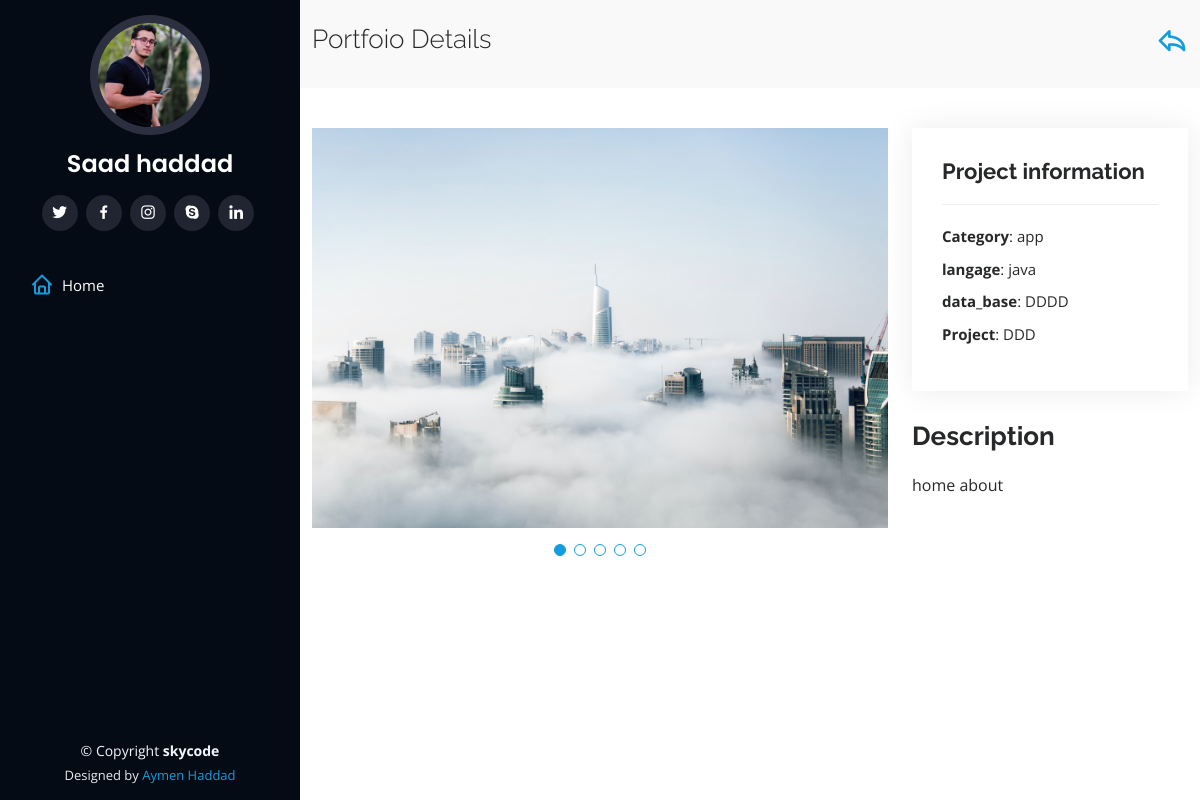
/portfolio-details.php?id=30, run on the app's committed database.
### tables this page shows
CREATE TABLE `portfolio` (
  `id` int(11) NOT NULL,
  `category` varchar(255) NOT NULL,
  `project` varchar(255) NOT NULL,
  `langage` varchar(255) NOT NULL,
  `data_base` varchar(255) NOT NULL,
  `descr` varchar(255) NOT NULL,
  `img_details` varchar(1000) NOT NULL,
  `img_details1` varchar(1000) NOT NULL,
  `img_details2` varchar(1000) NOT NULL,
  `img_details3` varchar(1000) NOT NULL,
  `img_details4` varchar(1000) NOT NULL
);

### portfolio-details.php (the view, shortened to what this page needs)
<!DOCTYPE html>
<html lang="en">
<head>
  <link href="assets/vendor/aos/aos.css" rel="stylesheet">
  <link href="assets/vendor/bootstrap/css/bootstrap.min.css" rel="stylesheet">
  <link href="assets/vendor/bootstrap-icons/bootstrap-icons.css" rel="stylesheet">
  <link href="assets/vendor/boxicons/css/boxicons.min.css" rel="stylesheet">
  <link href="assets/vendor/glightbox/css/glightbox.min.css" rel="stylesheet">
  <link href="assets/vendor/swiper/swiper-bundle.min.css" rel="stylesheet">
  <link href="assets/css/style.css" rel="stylesheet">
</head>
<body>
  <header id="header">
    <div class="d-flex flex-column">
      <div class="profile">
        <img src="assets/img/profile-img.jpg" alt="" class="img-fluid rounded-circle">
        <h1 class="text-light"><a href="index.php">Saad haddad</a></h1>
        <div class="social-links mt-3 text-center">
          <a href="#" class="twitter"><i class="bx bxl-twitter"></i></a>
          <a href="#" class="facebook"><i class="bx bxl-facebook"></i></a>
          <a href="#" class="instagram"><i class="bx bxl-instagram"></i></a>
          <a href="#" class="google-plus"><i class="bx bxl-skype"></i></a>
          <a href="#" class="linkedin"><i class="bx bxl-linkedin"></i></a>
        </div>
      </div>
      <nav id="navbar" class="nav-menu navbar">
        <ul>
          <li><a href="index.php" class="nav-link scrollto active"><i class="bx bx-home"></i> <span>Home</span></a></li>
        </ul>
      </nav>
    </div>
  </header>
  <main id="main">
    <section id="breadcrumbs" class="breadcrumbs">
      <div class="container">
        <div class="d-flex justify-content-between align-items-center">
          <h2>Portfoio Details</h2>
          <div class=" justify-content-end align-items-center fs-2">
        <a  href="index.php"><i class='bx bx-share'></i></a>
        </div>
        </div>
      </div>
    </section>
    <?php
     include_once "include/db.php";
        if (isset($_GET['id'])) {
        $id=$_GET['id'];
          $sql = "SELECT * FROM portfolio WHERE id='$id' ";
          $res = mysqli_query($conn,  $sql);
          if (mysqli_num_rows($res) ==1) {
          	while ($images = mysqli_fetch_assoc($res)) {
         ?>
    <section id="portfolio-details" class="portfolio-details">
      <div class="container">
        <div class="row gy-4">
          <div class="col-lg-8">
            <div class="portfolio-details-slider swiper-container">
              <div class="swiper-wrapper align-items-center">
                <div class="swiper-slide">
                  <img src="forms/uploads/<?=$images['img_details']?>"height = "400px" width = "390px" alt="">
                </div>
              </div>
              <div class="swiper-pagination"></div>
            </div>
          </div>
          <div class="col-lg-4">
            <div class="portfolio-info">
              <h3>Project information</h3>
              <ul>
                <li><strong>Category</strong>:   <?=$images['category']?></li>
                <li><strong>langage</strong>:    <?=$images['langage']?></li>
                <li><strong>data_base</strong>:  <?=$images['data_base']?></li>
                <li><strong>Project</strong>:    <?=$images['project']?> </li>
              </ul>
            </div>
            <div class="portfolio-description">
              <h2>Description</h2>
              <p>
              <?=$images['descr']?>
              </p>
            </div>
          </div>
<?php } } }?>
        </div>
      </div>
    </section>
  </main>
  <footer id="footer">
    <div class="container">
      <div class="copyright">
        &copy; Copyright <strong><span>skycode</span></strong>
      </div>
      <div class="credits">
        Designed by <a href="#">Aymen Haddad</a>
      </div>
    </div>
  </footer>
</body>
</html>

### assets/css/style.css (style rules this page uses)
body { font-family: "Open Sans", sans-serif; color: #272829; }
a { color: #149ddd; text-decoration: none; }
h1, h2, h3, h4, h5, h6 { font-family: "Raleway", sans-serif; }
#header { position: fixed; top: 0; left: 0; bottom: 0; width: 300px; transition: all ease-in-out 0.5s; z-index: 9997; transition: all 0.5s; padding: 0 15px; background: #040b14; overflow-y: auto; }
#header .profile img { margin: 15px auto; display: block; width: 120px; border: 8px solid #2c2f3f; }
#header .profile h1 { font-size: 24px; margin: 0; padding: 0; font-weight: 600; -moz-text-align-last: center; text-align-last: center; font-family: "Poppins", sans-serif; }
#header .profile h1 a, #header .profile h1 a:hover { color: #fff; text-decoration: none; }
#header .profile .social-links a { font-size: 18px; display: inline-block; background: #212431; color: #fff; line-height: 1; padding: 8px 0; margin-right: 4px; border-radius: 50%; text-align: center; width: 36px; height: 36px; transition: 0.3s; }
#main { margin-left: 300px; }
.nav-menu { padding: 30px 0 0 0; }
.nav-menu * { margin: 0; padding: 0; list-style: none; }
.nav-menu > ul > li { position: relative; white-space: nowrap; }
.nav-menu a, .nav-menu a:focus { display: flex; align-items: center; color: #a8a9b4; padding: 12px 15px; margin-bottom: 8px; transition: 0.3s; font-size: 15px; }
.nav-menu a i, .nav-menu a:focus i { font-size: 24px; padding-right: 8px; color: #6f7180; }
.nav-menu a:hover, .nav-menu .active, .nav-menu .active:focus, .nav-menu li:hover > a { text-decoration: none; color: #fff; }
.nav-menu a:hover i, .nav-menu .active i, .nav-menu .active:focus i, .nav-menu li:hover > a i { color: #149ddd; }
section { padding: 60px 0; overflow: hidden; }
.portfolio-details { padding-top: 40px; }
.portfolio-details .portfolio-details-slider img { width: 100%; }
.portfolio-details .portfolio-details-slider .swiper-pagination { margin-top: 20px; position: relative; }
.portfolio-details .portfolio-info { padding: 30px; box-shadow: 0px 0 30px rgba(5, 13, 24, 0.08); }
.portfolio-details .portfolio-info h3 { font-size: 22px; font-weight: 700; margin-bottom: 20px; padding-bottom: 20px; border-bottom: 1px solid #eee; }
.portfolio-details .portfolio-info ul { list-style: none; padding: 0; font-size: 15px; }
.portfolio-details .portfolio-info ul li + li { margin-top: 10px; }
.portfolio-details .portfolio-description { padding-top: 30px; }
.portfolio-details .portfolio-description h2 { font-size: 26px; font-weight: 700; margin-bottom: 20px; }
.portfolio-details .portfolio-description p { padding: 0; }
.breadcrumbs { padding: 20px 0; background: #f9f9f9; }
.breadcrumbs h2 { font-size: 26px; font-weight: 300; }
#footer { padding: 15px; color: #f4f6fd; font-size: 14px; position: fixed; left: 0; bottom: 0; width: 300px; z-index: 9999; background: #040b14; }
#footer .copyright { text-align: center; }
#footer .credits { padding-top: 5px; text-align: center; font-size: 13px; color: #eaebf0; }

### data on the page
portfolio: img_details (picture), category "app", langage "java", data_base "DDDD", project "DDD", descr "home about"
